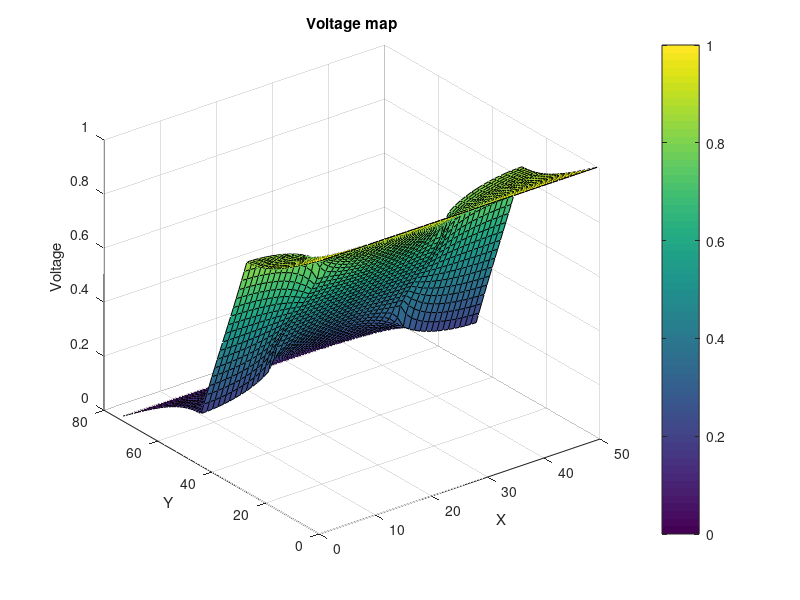
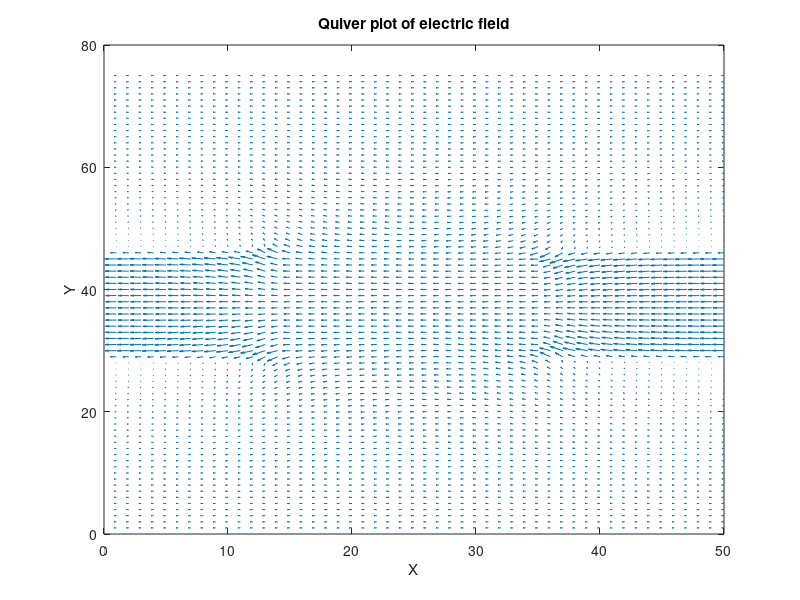

The MATLAB script that drew these images, in order:

global C

C.q_0 = 1.60217653e-19;             % electron charge
    C.hb = 1.054571596e-34;             % Dirac constant
    C.h = C.hb * 2 * pi;                % Planck constant
    C.m_0 = 9.10938215e-31;             % electron mass
    C.kb = 1.3806504e-23;               % Boltzmann constant
    C.eps_0 = 8.854187817e-12;          % vacuum permittivity
    C.mu_0 = 1.2566370614e-6;           % vacuum permeability
    C.c = 299792458;                    % speed of light
    C.g = 9.80665;
    

%working area
W = 50;
L = W*3/2;

centreX = L/2;
centreY = W/2;

%matrices
G = zeros(L*W,L*W);
B = zeros(L*W,1);

%conductivity
s1 = 1;
s2 = 0.01;

%resistive regions size
rL = L*1/4;
rW = W*2/5;

%create sigma map
Smap = zeros(L,W);
for i =1:1:L
    for j =1:1:W
        if((i > centreX-(rL/2) && i < centreX+(rL/2)) && ...
                    (j > centreY+(rW/2) || j < centreY-(rW/2)))
            Smap(i,j) = s2;
        else
            Smap(i,j) = s1;
        end
    end
end
        


for i =1:1:L
    for j =1:1:W
        n = j+(i-1)*W;
        nxm = j+(i-2)*W;
        nxp = j+i*W;
        nyp = j+1+ (i-1)*W;
        nym = j-1+ (i-1)*W;
        
        if(i==1)
            G(n,:) = 0;
            G(n,n) = Smap(i,j);
            B(n) = 1;
        elseif(i==L)
            G(n,:) = 0;
            G(n,n) = Smap(i,j);
            B(n) = 0;
        elseif(j==1)
            G(n,:) = 0;
            G(n,nxm) = (Smap(i-1,j)+Smap(i,j))/2;
            G(n,nxp) = (Smap(i+1,j)+Smap(i,j))/2;
            G(n,nyp) = (Smap(i,j+1)+Smap(i,j))/2;
            G(n,n) = -(G(n,nxm)+G(n,nxp)+G(n,nyp));
        elseif(j==W)
            G(n,:) = 0;
            G(n,nxm) = (Smap(i-1,j)+Smap(i,j))/2;
            G(n,nxp) = (Smap(i+1,j)+Smap(i,j))/2;
            G(n,nym) = (Smap(i,j-1)+Smap(i,j))/2;
            G(n,n) = -(G(n,nxm)+G(n,nxp)+G(n,nym));
        else          
            G(n,:) = 0;
            G(n,nxm) = (Smap(i-1,j)+Smap(i,j))/2;
            G(n,nxp) = (Smap(i+1,j)+Smap(i,j))/2;
            G(n,nyp) = (Smap(i,j+1)+Smap(i,j))/2;
            G(n,nym) = (Smap(i,j-1)+Smap(i,j))/2;
            G(n,n) = -(G(n,nxm)+G(n,nxp)+G(n,nyp)+G(n,nym));   
        end
    end
end

V = G\B;

%remap
Vmap = zeros(L,W);
for i =1:1:L
    for j =1:1:W
        n=j+(i-1)*W;
        Vmap(i,j) =V(n);
    end
end

[MX,MY] = meshgrid(1:1:W,1:1:L);
[Ey,Ex] = gradient(Vmap);

figure(5)
surf(Vmap)
colorbar
title('Voltage map'),xlabel('X'),ylabel('Y'),zlabel('Voltage')

figure(6)
quiver(MX,MY,Ex,Ey)
title('Quiver plot of electric field'),xlabel('X'),ylabel('Y')
